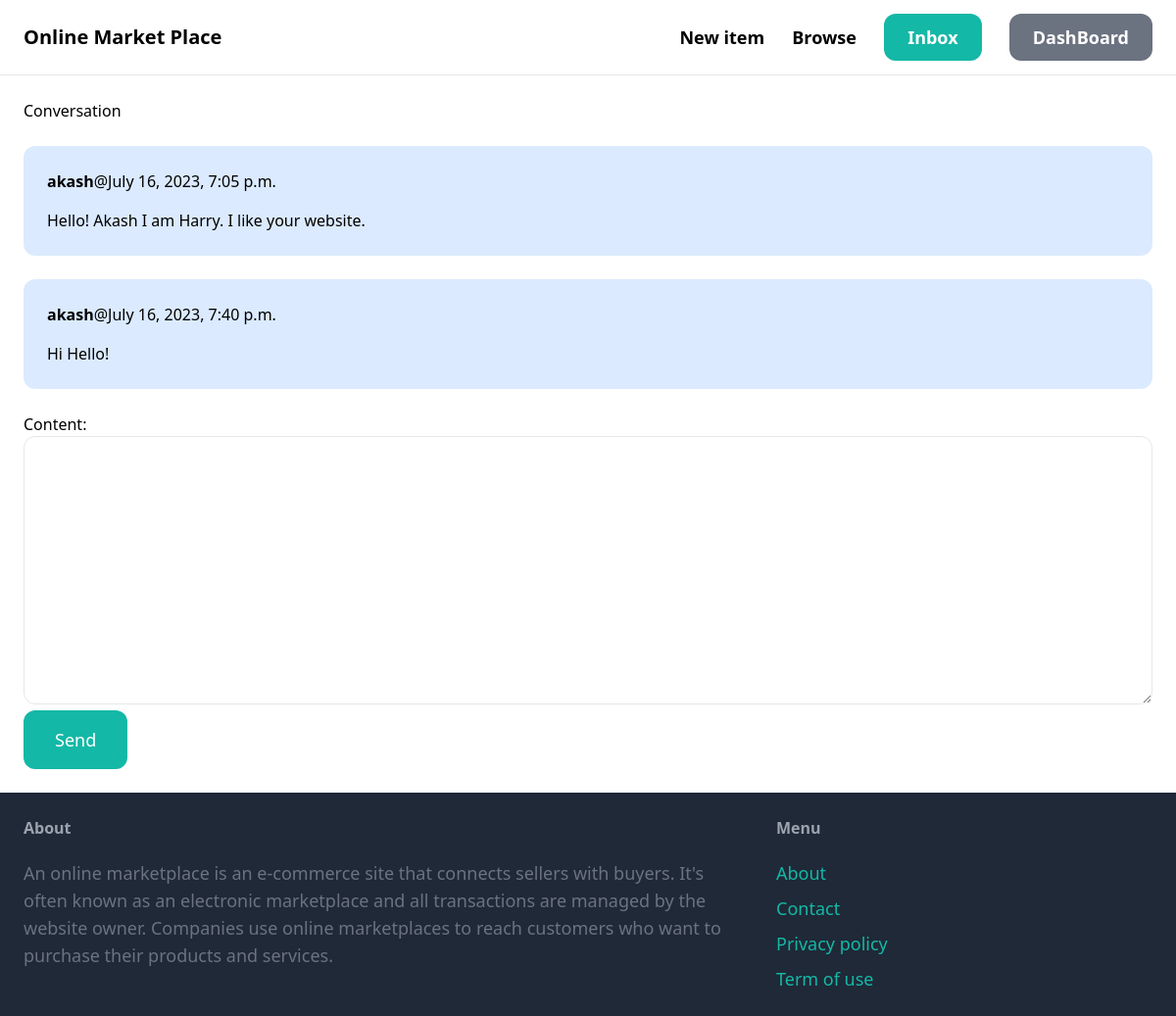
The app's page /inbox1/ (signed in) with its own data.
### conversation/models.py (models this page shows)
class ConversationMessage(models.Model):
    conversation = models.ForeignKey(Conversation, related_name='messages', on_delete=models.CASCADE)
    content = models.TextField()
    created_at = models.DateTimeField(auto_now_add=True)
    created_by = models.ForeignKey(User, related_name='created_messages', on_delete=models.CASCADE)

### conversation/views.py (the view)
# urls.py: path('<int:pk>/', views.detail, name='detail'),
@login_required
def detail(request, pk):
    conversation = Conversation.objects.filter(members__in=[request.user.id]).get(pk=pk)
    if request.method == 'POST':
        form = ConversationMessageForm(request.POST)
        if form.is_valid():
            conversation_message = form.save(commit=False)
            conversation_message.conversation = conversation
            conversation_message.created_by = request.user
            conversation_message.save()
            conversation.save()
            return redirect('conversation:detail', pk=pk)
    else:
        form = ConversationMessageForm()
    return render(request, 'conversation/detail.html', {
        'conversation': conversation,
        'form': form
    })

### conversation/forms.py
class ConversationMessageForm(forms.ModelForm):
    class Meta:
        model = ConversationMessage
        fields = ('content',)
        widgets = {
            'content': forms.Textarea(attrs={
                'class': 'w-full py-4 px-6 rounded-xl border'
            })
        }

### conversation/templates/conversation/detail.html (shortened to what this page needs)
{% extends 'core/base.html' %}
{% block content %}
 <h1 class="mb-6" text="text-3xl">Conversation</h1>
 <div class="space-y-6">
    {% for message in conversation.messages.all %}
    <div class="p-6 flex {% if message.created_by == request.user %}bg-blue-100{% else %}bg-gray-100{% endif %} rounded-xl">
                <div>
                    <p class="mb-4"><strong>{{message.created_by.username}}</strong>@{{message.created_at}}</p>
                    <p>{{message.content}}</p>
                </div>
            </div>
    {% endfor %}
</div>
<form method="post" action="." class="mt-6">
    {{ form.as_p }}
    <button class="py-4 px-8 text-lg bg-teal-500 hover:bg-teal-700 rounded-xl text-white">Send</button>
</form>
{% endblock %}

### records on screen
ConversationMessage: created_by.username "akash", created_at "July 16, 2023, 7:05 p.m.", content "Hello! Akash I am Harry. I like your website."
ConversationMessage: created_by.username "akash", created_at "July 16, 2023, 7:40 p.m.", content "Hi Hello!"
